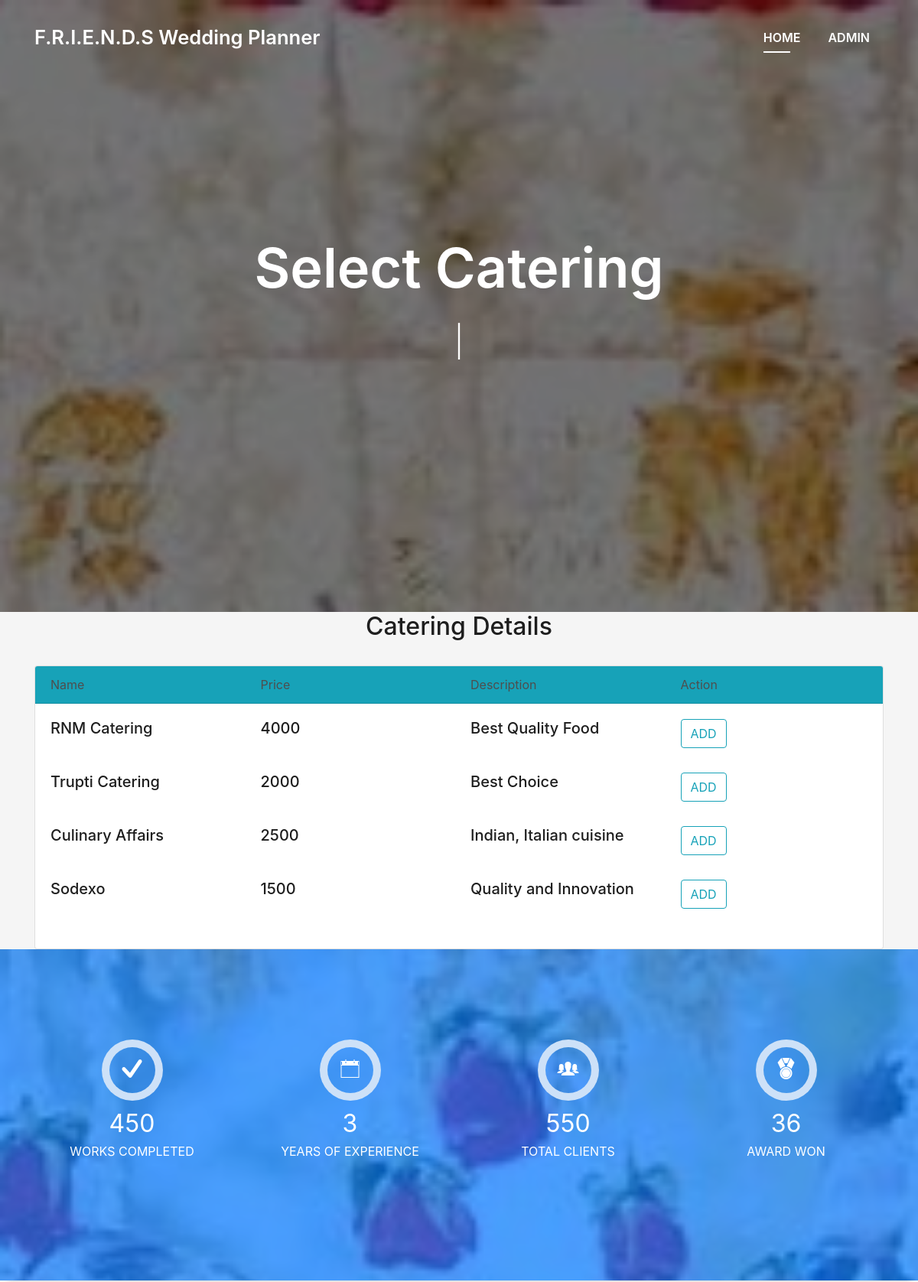
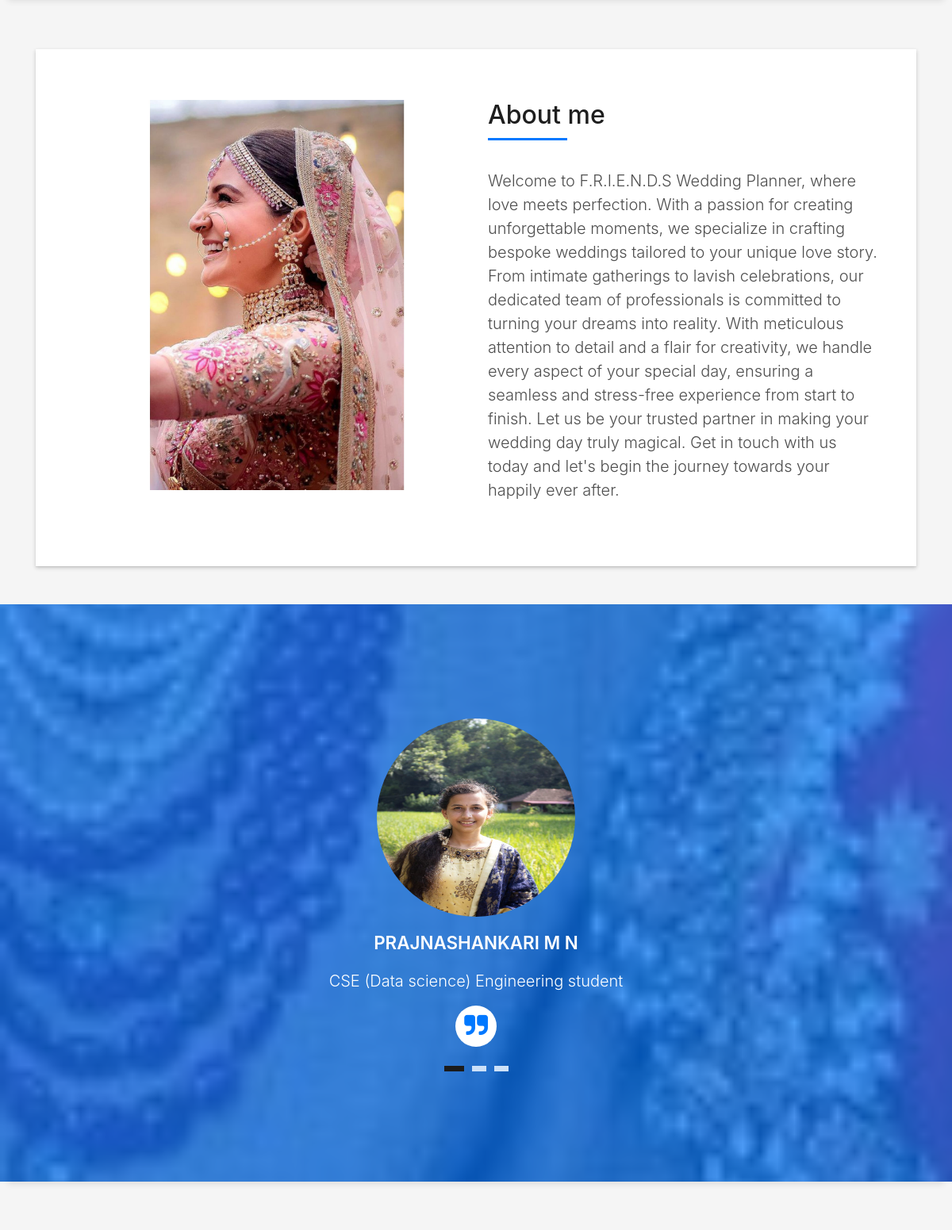
Page /cat.php (signed in, upper part) on the committed database (2 pictures, top to bottom).
### tables this page shows
CREATE TABLE `catering` (
  `cid` int(11) NOT NULL,
  `name` varchar(30) NOT NULL,
  `price` varchar(30) NOT NULL,
  `descr` varchar(90) NOT NULL
);

### cat.php (the view, shortened to what this page needs)
<?php
  include('action.php');
?>
<!DOCTYPE html>
<html lang="en">
<head>
  <link href="lib/bootstrap/css/bootstrap.min.css" rel="stylesheet">
  <link href="lib/font-awesome/css/font-awesome.min.css" rel="stylesheet">
  <link href="lib/animate/animate.min.css" rel="stylesheet">
  <link href="lib/ionicons/css/ionicons.min.css" rel="stylesheet">
  <link href="lib/owlcarousel/assets/owl.carousel.min.css" rel="stylesheet">
  <link href="lib/lightbox/css/lightbox.min.css" rel="stylesheet">
  <link href="css/style.css" rel="stylesheet">
</head>
<body id="page-top">
  <nav class="navbar navbar-b navbar-trans navbar-expand-md fixed-top" id="mainNav">
    <div class="container">
      <a class="navbar-brand js-scroll" href="#page-top">F.R.I.E.N.D.S Wedding Planner</a>
      <div class="navbar-collapse collapse justify-content-end" id="navbarDefault">
        <ul class="navbar-nav">
          <li class="nav-item">
            <a class="nav-link js-scroll active" href="profile.php">Home</a>
          </li>
           <li class="nav-item">
            <a class="nav-link js-scroll" href="#das"><?php echo $_SESSION['urname']; ?></a>
          </li>
        </ul>
      </div>
    </div>
  </nav>
  <div id="home" class="intro route bg-image" style="background-image: url(img/wed.jpg)">
    <div class="overlay-itro"></div>
    <div class="intro-content display-table">
      <div class="table-cell">
        <div class="container">
          <h1 class="intro-title mb-4">Select Catering</h1>
          <p class="intro-subtitle"><span class="text-slider-items">SCROLL DOWN</span><strong class="text-slider"></strong></p>
        </div>
      </div>
    </div>
  </div>
<div id="#das">
 <h2 class="text-center">Catering Details</h2>
  <br>
   <div class="container">
     <div class="card">
       <div class="card-header bg-info">
         <div class="row">
           <div class="col-md-3">Name</div>
           <div class="col-md-3">Price</div>
           <div class="col-md-3">Description</div>
           <div class="col-md-3">Action</div>
         </div>
       </div>
        <div class="card-body">
         <?php
            if (isset($_SESSION['uname'])) {
              $sql="SELECT * FROM catering";
              $run=mysqli_query($con,$sql);
              while ($row=mysqli_fetch_array($run)) {
                $name=$row['name'];
                $cid=$row['cid'];
                $price=$row['price'];
                $desc=$row['descr'];
                  echo " <div class='row'>
                        <div class='col-md-3'><h5>$name</h5></div>
                        <div class='col-md-3'><h5>$price</h5></div>
                        <div class='col-md-3'><h5>$desc</h5></div>
                        <div class='col-md-3'><h5><div class='btn btn-outline-info add2' rname='$name' rid='$cid'>ADD</div></h5></div>
                       </div><br>";
              }
            }
          ?>
       </div>
     </div>
   </div>
</div>
  <div class="section-counter paralax-mf bg-image" style="background-image: url(img/wed.jpg)">
    <div class="overlay-mf"></div>
    <div class="container">
      <div class="row">
        <div class="col-sm-3 col-lg-3">
          <div class="counter-box counter-box pt-4 pt-md-0">
            <div class="counter-ico">
              <span class="ico-circle"><i class="ion-checkmark-round"></i></span>
            </div>
            <div class="counter-num">
              <p class="counter">450</p>
              <span class="counter-text">WORKS COMPLETED</span>
            </div>
          </div>
        </div>
        <div class="col-sm-3 col-lg-3">
          <div class="counter-box pt-4 pt-md-0">
            <div class="counter-ico">
              <span class="ico-circle"><i class="ion-ios-calendar-outline"></i></span>
            </div>
            <div class="counter-num">
              <p class="counter">3</p>
              <span class="counter-text">YEARS OF EXPERIENCE</span>
            </div>
          </div>
        </div>
        <div class="col-sm-3 col-lg-3">
          <div class="counter-box pt-4 pt-md-0">
            <div class="counter-ico">
              <span class="ico-circle"><i class="ion-ios-people"></i></span>
            </div>
            <div class="counter-num">
              <p class="counter">550</p>
              <span class="counter-text">TOTAL CLIENTS</span>
            </div>
          </div>
        </div>
        <div class="col-sm-3 col-lg-3">
          <div class="counter-box pt-4 pt-md-0">
            <div class="counter-ico">
              <span class="ico-circle"><i class="ion-ribbon-a"></i></span>
            </div>
            <div class="counter-num">
              <p class="counter">36</p>
              <span class="counter-text">AWARD WON</span>
            </div>
          </div>
        </div>
      </div>
    </div>
  </div>
  <section id="about" class="about-mf sect-pt4 route">
    <div class="container">
      <div class="row">
        <div class="col-sm-12">
          <div class="box-shadow-full">
            <div class="row">
              <div class="col-md-6">
                    <div class="about-img">
                      <img src="img/wed2.jpeg" class="img-fluid rounded b-shadow-a" alt="">
                    </div>
              </div>
              <div class="col-md-6">
                <div class="about-me pt-4 pt-md-0">
                  <div class="title-box-2">
                    <h5 class="title-left">
                      About me
                    </h5>
                  </div>
                  <p class="lead">
                  Welcome to F.R.I.E.N.D.S Wedding Planner, where love meets perfection. With a passion for
                  creating unforgettable moments, we specialize in crafting bespoke weddings tailored to
                  your unique love story. From intimate gatherings to lavish celebrations, our dedicated team of
                  professionals is committed to turning your dreams into reality. With meticulous attention to detail
                  and a flair for creativity, we handle every aspect of your special day, ensuring a seamless and
                  stress-free experience from start to finish. Let us be your trusted partner in making your wedding
                  day truly magical. Get in touch with us today and let's begin the journey towards your happily ever after.
                  </p>
                </div>
              </div>
            </div>
          </div>
        </div>
      </div>
    </div>
  </section>
  <div class="testimonials paralax-mf bg-image" style="background-image: url(img/wed1.jpeg)">
    <div class="container">
      <div class="row">
        <div class="col-md-12">
          <div id="testimonial-mf" class="owl-carousel owl-theme">
            <div class="testimonial-box">
              <div class="author-test">
                <img src="img/prajna.jpeg" alt="" class="rounded-circle b-shadow-a" style="height: 250px; width: 250px;">
                <span class="author">PRAJNASHANKARI M N</span>
              </div>
              <div class="content-test">
                <p class="description lead">
                  CSE (Data science) Engineering student
                </p>
                <span class="comit"><i class="fa fa-quote-right"></i></span>
              </div>
            </div>
          </div>
        </div>
      </div>
    </div>
  </div>
</body>
</html>

### rows in the picture
catering: name "RNM Catering", price "4000", descr "Best Quality Food"
catering: name "Trupti Catering", price "2000", descr "Best Choice"
catering: name "Culinary Affairs", price "2500", descr "Indian, Italian cuisine"
catering: name "Sodexo", price "1500", descr "Quality and Innovation"

### other values in the picture
$_SESSION['urname'] "ADMIN"
